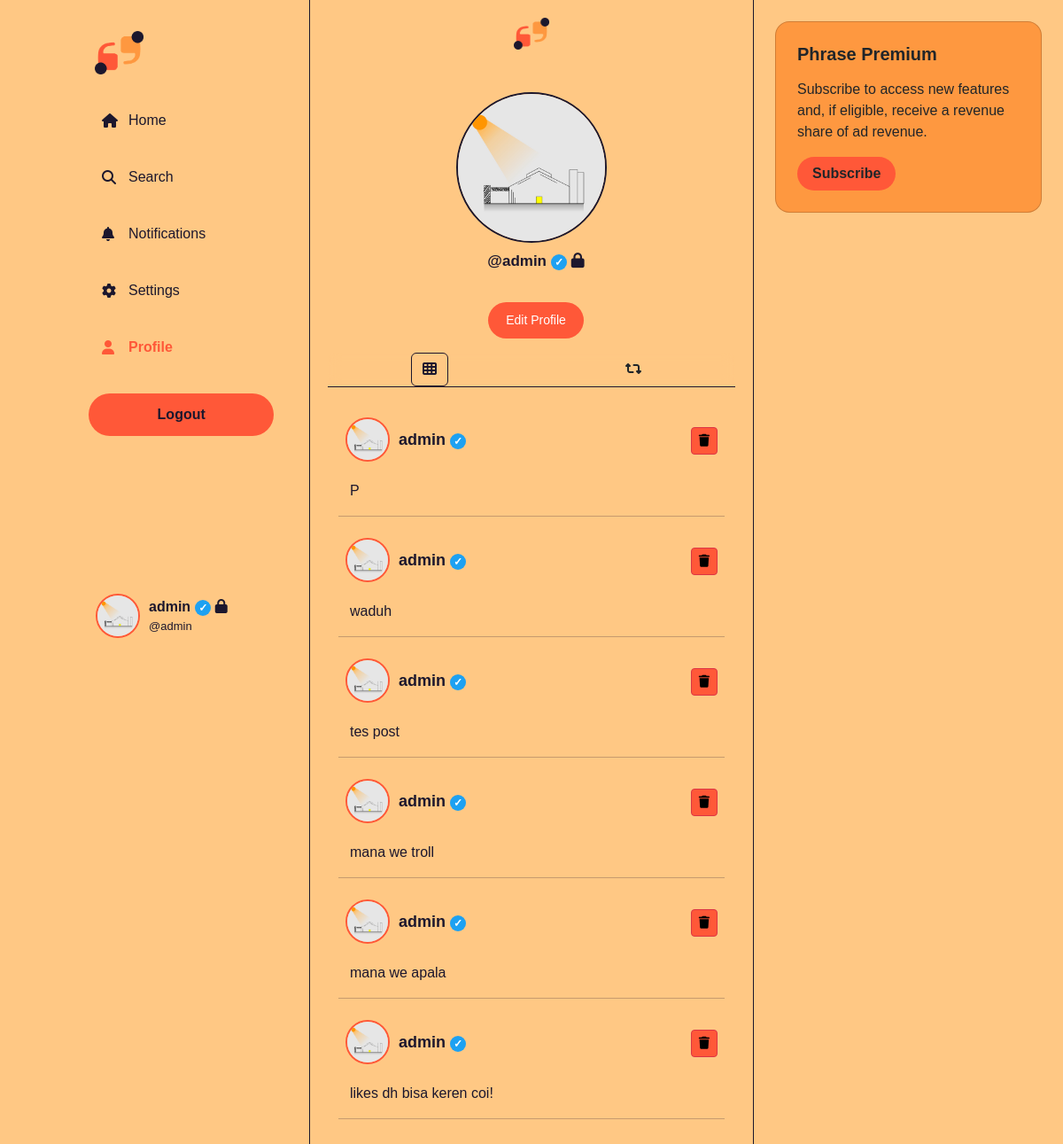
Screenshot of /home/profile.php (signed in) with the database file from the repository.
### tables this page shows
CREATE TABLE `users` (
  `id_user` int(11) NOT NULL,
  `username` varchar(20) NOT NULL,
  `email` varchar(20) NOT NULL,
  `password` varchar(20) NOT NULL,
  `image` text NOT NULL
);

CREATE TABLE `profile` (
  `id_profile` int(11) NOT NULL,
  `username` varchar(20) NOT NULL,
  `following` varchar(20) NOT NULL,
  `follower` varchar(20) NOT NULL,
  `likes` varchar(20) NOT NULL,
  `status` enum('Verified','Non Verified') NOT NULL,
  `tipe_akun` enum('Public','Private') NOT NULL
);

CREATE TABLE `konten` (
  `id_konten` int(11) NOT NULL,
  `username` varchar(20) NOT NULL,
  `isi` text NOT NULL,
  `jumlah_like` varchar(20) NOT NULL,
  `jumlah_repost` varchar(20) NOT NULL,
  `share` varchar(20) NOT NULL,
  `status` enum('Non Repost','Repost') NOT NULL
);

### home/profile.php (the view, shortened to what this page needs)
<?php include '../function/func_kunci.php'; ?>
<!DOCTYPE html>
<html lang="en">
<head>
    <link rel="stylesheet" href="https://cdn.jsdelivr.net/npm/bootstrap@5.3.0/dist/css/bootstrap.min.css">
    <link rel="stylesheet" href="https://cdnjs.cloudflare.com/ajax/libs/font-awesome/6.1.0/css/all.min.css">
</head>
<body>
    <nav class="side-navbar">
        <div class="logo">
            <img src="../img/logo.png" alt="Twitter Logo">
        </div>
        <ul class="nav-links">
            <li class="nav-link" onclick="navigateTo('index.php')">
                <i class="fas fa-home"></i> Home
            </li>
            <li class="nav-link" onclick="navigateTo('search.php')">
                <i class="fas fa-search"></i> Search
            </li>
            <li class="nav-link" onclick="navigateTo('notification.php')">
                <i class="fas fa-bell"></i> Notifications
            </li>
            <li class="nav-link" onclick="navigateTo('settings.php')">
                <i class="fas fa-gear"></i> Settings
            </li>
            <li class="nav-link active" onclick="navigateTo('#')">
                <i class="fas fa-user"></i> Profile
            </li>
        </ul>
        <form method="post" action="../function/func_logout.php">
            <button class="tweet-button" type="submit" name="logout_button">Logout</button>
        </form>
        <div class="profile-container mb-3">
        <?php
            include '../config/koneksi.php';
            if(isset($_SESSION['username'])) {
                $username = $_SESSION['username'];
                $sql = "SELECT image FROM users WHERE username = '$username'";
                $result = $con->query($sql);
                if ($result->num_rows > 0) {
                    $row = $result->fetch_assoc();
                    $nama_file = $row["image"];
                    $lokasi_file = "../img/" . $nama_file;
                    if (file_exists($lokasi_file)) {
                        echo '<img class="profile-picture" src="../img/' . $nama_file . '" alt="Profile Picture">';
                    } else {
                        echo "File tidak ditemukan.";
                    }
                } else {
                    echo "Tidak ada data pengguna ditemukan.";
                }
            } else {
                echo "Sesi username tidak ditemukan.";
            }
            ?>
            <div>
                <div class="profile-username"><?php echo $username; ?><?php
                include '../config/koneksi.php';
                $username = $_SESSION['username'];
                $sql = "SELECT status, tipe_akun FROM profile WHERE username = '$username'";
                $result = $con->query($sql);
                if ($result) {
                    while ($row = $result->fetch_assoc()) {
                        if ($row["status"] === "Verified") {
                            echo '<span class="verified-badge">✓</span>';
                        } elseif ($row["status"] === "Non Verified") {
                        } else {
                            var_dump($row["status"]);
                        }
                        if ($row["tipe_akun"] === "Private") {
                            echo ' <i class="fa-solid fa-lock"></i>';
                        }
                    }
                } else {
                    echo "Error: " . $sql . "<br>" . $con->error;
                }
                ?>
            </div>
                <div class="profile-handle">@<?php echo $username; ?></div>
            </div>
        </div>
    </nav>
    <div class="side-right">
        <div class="row mb-2">
            <div class="col-12">
                <div class="card m-1 rounded-4 text-start text-dark p-2" style="background-color: #fe9840;">
                    <div class="card-body">
                      <h5 class="card-title fw-bold mb-3">Phrase Premium</h5>
                      <p class="card-text fw-normal">Subscribe to access new features and, if eligible, receive a revenue share of ad revenue.</p>
                      <a href="#" class="btn rounded-5 fw-bold ps-3 pe-3" style="background-color: #ff5838;" data-toggle="modal" data-target="#customModal">Subscribe</a>
                    </div>
                  </div>
            </div>
        </div>
    </div>
    <div class="main-content">
        <div class="container text-center">
            <div class="row justify-content-center mb-5">
                <div class="col-12">
                    <img src="../img/logo.png" alt="Phrase Logo" style="max-width: 40px; position: sticky; top: 0;">
                </div>
            </div>
            <div class="row justify-content-center mb-2">
                <div class="col-12">
                <?php
                include '../config/koneksi.php';
                if(isset($_SESSION['username'])) {
                    $username = $_SESSION['username'];
                    $sql = "SELECT image FROM users WHERE username = '$username'";
                    $result = $con->query($sql);
                    if ($result->num_rows > 0) {
                        $row = $result->fetch_assoc();
                        $nama_file = $row["image"];
                        $lokasi_file = "../img/" . $nama_file;
                        if (file_exists($lokasi_file)) {
                            echo '<img class="profile-picture" src="../img/' . $nama_file . '" alt="Profile Picture" style="width: 170px; height: 170px; border-radius: 50%; border: 2px solid #1c172d;">';
                        } else {
                            echo "File tidak ditemukan.";
                        }
                    } else {
                        echo "Tidak ada data pengguna ditemukan.";
                    }
                } else {
                    echo "Sesi username tidak ditemukan.";
                }
                ?>
                </div>
            </div>
            <div class="row justify-content-center mb-4">
                <div class="col-12">
                    <div class="profile-handle fw-bold" style="font-size: 17px;">@<?php echo $username; ?><?php
                        include '../config/koneksi.php';
                        $username = $_SESSION['username'];
                        $sql = "SELECT status, tipe_akun FROM profile WHERE username = '$username'";
                        $result = $con->query($sql);
                        if ($result) {
                            while ($row = $result->fetch_assoc()) {
                                if ($row["status"] === "Verified") {
                                    echo '<span class="verified-badge">✓</span>';
                                } elseif ($row["status"] === "Non Verified") {
                                } else {
                                    var_dump($row["status"]);
                                }
                                if ($row["tipe_akun"] === "Private") {
                                    echo ' <i class="fa-solid fa-lock"></i>';
                                }
                            }
                        } else {
                            echo "Error: " . $sql . "<br>" . $con->error;
                        }
                        ?>
                    </div>
                </div>
            </div>
            <div class="row justify-content-center mb-3">
                <div class="col-12">
                    <div class="profile-handle""><a href="#" onclick="openModal()" class="btn btn-sm rounded-5 fw-normal upload-button" style="background-color: #ff5838;">Edit Profile</a></div>
                </div>
            </div>
            <div class="row justify-content-center nav-content mb-3" style="border-bottom: 1px solid #1c172d; position: sticky; top: 0;  background: rgba(255, 200, 132, 0.9); transition: background-color 0.3s ease; background: transparent; backdrop-filter: blur(7px);">
                <div class="col-6">
                    <button class="btn tablink" onclick="openTab('post')" id="postTab"><i class="fa fa-th"></i></button>
                </div>
                <div class="col-6">
                    <button class="btn tablink" onclick="openTab('repost')" id="repostTab"><i class="fa fa-retweet"></i></button>
                </div>
            </div>
                <div id="post" class="tabcontent">
                    <div class="row justify-content-center">
                        <div class="col-12">
                            <div class="slider" style="margin-bottom: 10px;">
                                <div class="slider-icon" style="font-size: 24px; color: #1c172d;">
                                <?php
                                    include '../config/koneksi.php';
                                    if (isset($_SESSION['username'])) {
                                        $username = $_SESSION['username'];
                                        $sql = "SELECT konten.id_konten, konten.username, konten.isi, users.image, profile.status FROM konten
                                                INNER JOIN users ON konten.username = users.username
                                                INNER JOIN profile ON konten.username = profile.username
                                                WHERE konten.status = 'Non Repost' AND konten.username = '$username'
                                                ORDER BY konten.id_konten DESC";
                                        $result = $con->query($sql);
                                        if ($result->num_rows > 0) {
                                            while ($row = $result->fetch_assoc()) {
                                                echo '<div class="profile-contain">';
                                                echo '<img class="profile-picture" src="../img/' . $row["image"] . '" alt="Profile Picture">';
                                                echo '<div class="profile-username" style="font-size: 18px; display: inline-block;">';
                                                echo $row["username"];
                                                if ($row["status"] === "Verified") {
                                                    echo '<span class="verified-badge">✓</span>';
                                                }
                                                echo '</div>';
                                                echo '<div style="display: inline-block; margin-left: auto;">';
                                                echo '<a href="javascript:void(0);" onclick="confirmDelete(' . $row['id_konten'] . ')" class="btn btn-sm btn-danger delete-btn" style="background-color: #ff5838; color: #000;">';
                                                echo '<i class="fas fa-trash"></i>';
                                                echo '</a>';
                                                echo '</div>';
                                                echo '</div>';
                                                echo '<div class="text-justify" style="font-size: 16px;">';
                                                echo '<p style="text-align: justify; margin: 13px;">' . $row["isi"] . '</p>';
                                                echo '</div>';
                                                echo '<hr>';
                                            }
                                        } else {
                                            echo "<p style='font-size: large'>No Post.</p>";
                                        }
                                    } else {
                                        echo "<p>Sesi username tidak ditemukan.</p>";
                                    }
                                    ?>
                                </div>
                            </div>
                        </div>
                    </div>
                </div>
        </div>
    </div>
</body>
</html>

### home/profile.php (style rules this page uses)
* { margin: 0; padding: 0; box-sizing: border-box; }
html, body { margin: 0; padding: 0; font-family: Arial, sans-serif; background-color: #ffc884; }
.logo { padding: 15px; text-align: center; }
.logo img { width: 55px; margin-right: 80px; }
.side-navbar { background-color: #ffc884; width: 350px; height: 100%; position: fixed; top: 0; left: 0; border-right: 1px solid #1c172d; padding-top: 20px; }
.nav-links { list-style: none; padding: 0; margin: 0; margin-left: 100px; }
.nav-link { cursor: pointer; display: flex; align-items: center; text-decoration: none; color: #1c172d; padding: 15px; margin: 10px 0; border-radius: 30px; }
.active { font-weight: bold; color: #ff5838; cursor: not-allowed; }
.nav-link i { margin-right: 10px; width: 20px; }
.tweet-button { background-color: #ff5838; color: #1c172d; border: none; padding: 12px 20px; margin: 15px 15px 10px 100px; width: 60%; border-radius: 30px; cursor: pointer; font-weight: bold; }
.profile-container { display: flex; align-items: center; margin: 160px auto 20px 100px; padding: 8px; position: relative; }
.profile-contain { display: flex; align-items: center; margin: 10px auto 10px auto; padding: 8px; }
.profile-picture { width: 50px; height: 50px; border: 2px solid #ff5838; border-radius: 50%; }
.profile-username { margin-left: 10px; font-weight: bold; color: #1c172d; cursor: pointer; }
.profile-handle { margin-left: 10px; font-weight: normal; font-size: 13px; color: #1c172d; }
.side-right { background-color: #ffc884; width: 350px; height: 100%; position: fixed; top: 0; right: 0; color: #1c172d; border-left: 1px solid #1c172d; padding: 20px; text-align: center; overflow: auto; }
.main-content { padding: 20px; margin-left: 350px; margin-right: 350px; margin-bottom: 30px; text-align: center; height: 100%; color: #1c172d; }
.verified-badge { background-color: #1da1f2; color: #fff; font-size: 12px; padding: 2px 4px; border-radius: 50%; margin-left: 5px; }
.tabcontent { display: none; }
.upload-button { padding: 10px 20px; background-color: #007BFF; color: white; border: none; cursor: pointer; margin-top: 10px; border-radius: 10px; }

### rows the page displays
users: image (picture)
profile: tipe_akun "Private" (drawn)
konten: users.image (picture), username "admin", isi "P"
konten: users.image (picture), username "admin", isi "waduh"
konten: users.image (picture), username "admin", isi "tes post"
konten: users.image (picture), username "admin", isi "mana we troll"
konten: users.image (picture), username "admin", isi "mana we apala"
konten: users.image (picture), username "admin", isi "likes dh bisa keren coi!"

### other values shown
$username "admin"
